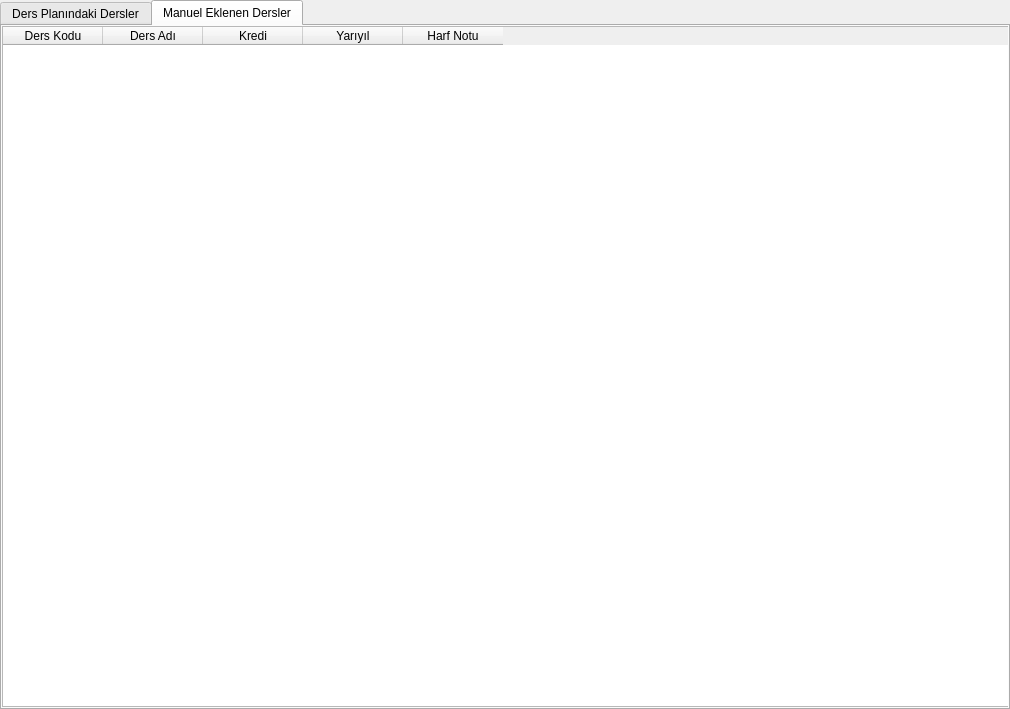
<?xml version="1.0" encoding="UTF-8"?>
<ui version="4.0">
 <class>dersPlaniPencere</class>
 <widget class="QMainWindow" name="dersPlaniPencere">
  <property name="geometry">
   <rect>
    <x>0</x>
    <y>0</y>
    <width>1010</width>
    <height>709</height>
   </rect>
  </property>
  <property name="minimumSize">
   <size>
    <width>1010</width>
    <height>709</height>
   </size>
  </property>
  <property name="maximumSize">
   <size>
    <width>1010</width>
    <height>709</height>
   </size>
  </property>
  <property name="windowTitle">
   <string>Ders Planı</string>
  </property>
  <widget class="QWidget" name="centralwidget">
   <widget class="QTabWidget" name="tabWidget">
    <property name="geometry">
     <rect>
      <x>0</x>
      <y>0</y>
      <width>1010</width>
      <height>710</height>
     </rect>
    </property>
    <property name="minimumSize">
     <size>
      <width>1010</width>
      <height>710</height>
     </size>
    </property>
    <property name="maximumSize">
     <size>
      <width>1010</width>
      <height>710</height>
     </size>
    </property>
    <property name="currentIndex">
     <number>1</number>
    </property>
    <widget class="QWidget" name="dersPlaniTab">
     <attribute name="title">
      <string>Ders Planındaki Dersler</string>
     </attribute>
     <widget class="QTableWidget" name="dersPlaniTablo">
      <property name="geometry">
       <rect>
        <x>0</x>
        <y>0</y>
        <width>1008</width>
        <height>681</height>
       </rect>
      </property>
      <property name="minimumSize">
       <size>
        <width>1008</width>
        <height>681</height>
       </size>
      </property>
      <property name="maximumSize">
       <size>
        <width>1008</width>
        <height>681</height>
       </size>
      </property>
      <column>
       <property name="text">
        <string>Ders Kodu</string>
       </property>
      </column>
      <column>
       <property name="text">
        <string>Ders Adı</string>
       </property>
      </column>
      <column>
       <property name="text">
        <string>Kredi</string>
       </property>
      </column>
      <column>
       <property name="text">
        <string>Yarıyıl</string>
       </property>
      </column>
      <column>
       <property name="text">
        <string>Harf Notu</string>
       </property>
      </column>
     </widget>
    </widget>
    <widget class="QWidget" name="manuelDersTab">
     <attribute name="title">
      <string>Manuel Eklenen Dersler</string>
     </attribute>
     <widget class="QTableWidget" name="manualTablo">
      <property name="geometry">
       <rect>
        <x>0</x>
        <y>0</y>
        <width>1008</width>
        <height>681</height>
       </rect>
      </property>
      <property name="minimumSize">
       <size>
        <width>1008</width>
        <height>681</height>
       </size>
      </property>
      <property name="maximumSize">
       <size>
        <width>1008</width>
        <height>681</height>
       </size>
      </property>
      <column>
       <property name="text">
        <string>Ders Kodu</string>
       </property>
      </column>
      <column>
       <property name="text">
        <string>Ders Adı</string>
       </property>
      </column>
      <column>
       <property name="text">
        <string>Kredi</string>
       </property>
      </column>
      <column>
       <property name="text">
        <string>Yarıyıl</string>
       </property>
      </column>
      <column>
       <property name="text">
        <string>Harf Notu</string>
       </property>
      </column>
     </widget>
    </widget>
   </widget>
  </widget>
 </widget>
 <resources/>
 <connections/>
</ui>
